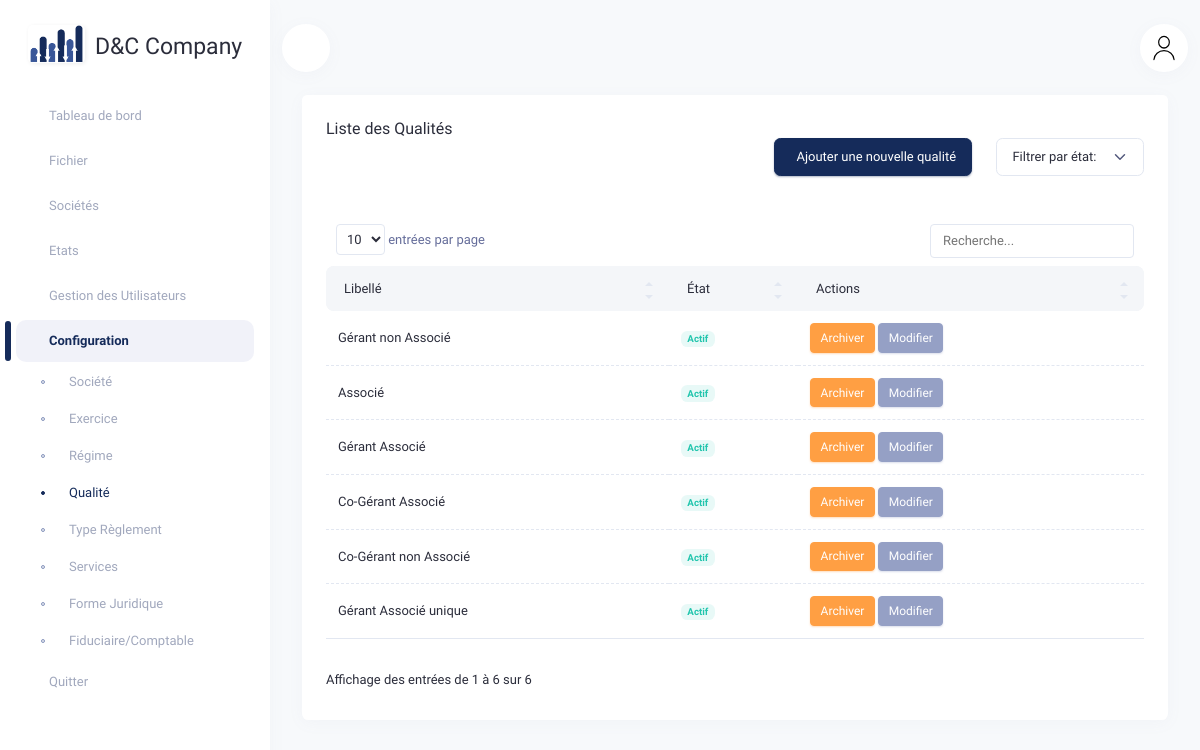
The page /qualites/ (signed in) on the database as committed earlier.
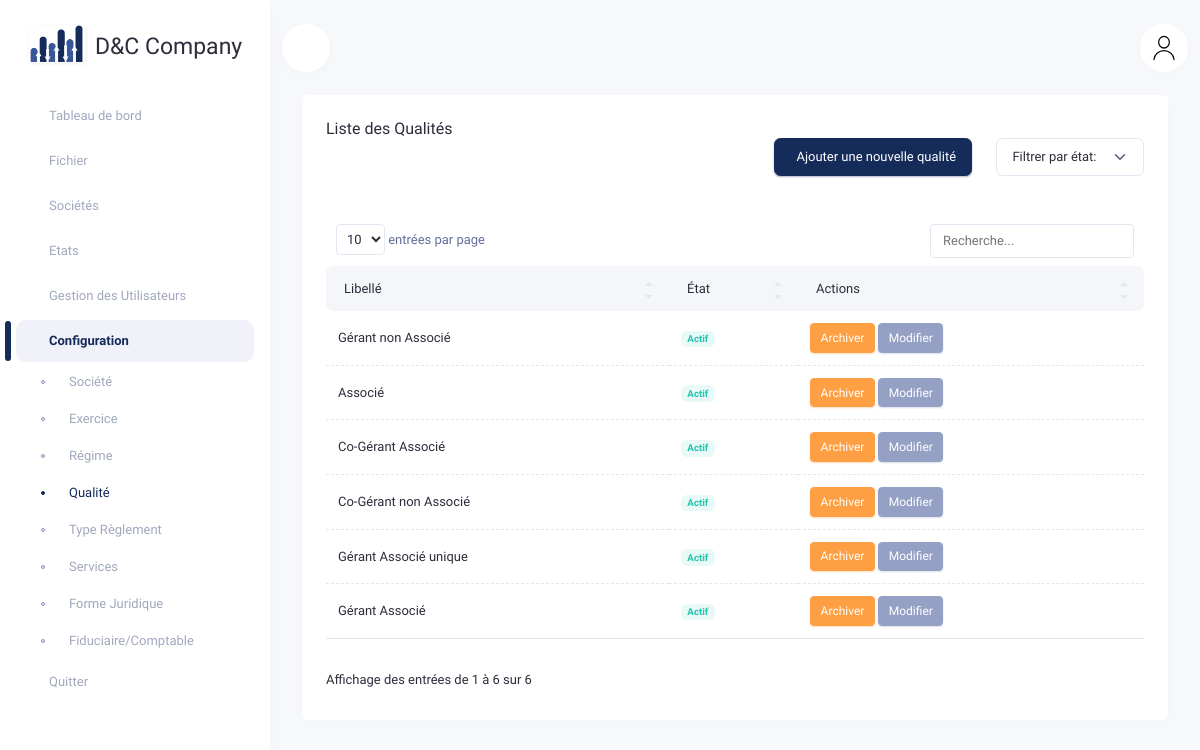
The same page on the database as committed later.
### agendacomptable/models.py (models this page shows, shortened)
class Qualite(models.Model):
    libelle = models.CharField(max_length=25, null=True, verbose_name="Libellé")
    user_create = models.ForeignKey(User, on_delete=models.SET_NULL, null=True, related_name="qualite_createur", verbose_name="Créé par")
    user_edit = models.ForeignKey(User, on_delete=models.SET_NULL, null=True, related_name="qualite_editeur", verbose_name="Modifié par")
    date_create = models.DateTimeField(auto_now_add=True, verbose_name="Date de création")
    date_edit = models.DateTimeField(auto_now=True, verbose_name="Date de modification")
    is_archived = models.BooleanField(default=False, verbose_name="Archivé")  # Champ pour indiquer si l'enregistrement est archivé
    class Meta:
        verbose_name = "Qualité"
        verbose_name_plural = "Qualités"

### agendacomptable/views.py (the view)
# urls.py: path('qualites/', views.qualite_list, name='qualite_list'),
@login_required
def qualite_list(request):
    filter_status = request.GET.get('filter', 'all')
    search_query = request.GET.get('search', '')
    if filter_status == 'archived':
        qualites = Qualite.objects.filter(is_archived=True)
    elif filter_status == 'active':
        qualites = Qualite.objects.filter(is_archived=False)
    else:
        qualites = Qualite.objects.all()
    if search_query:
        qualites = qualites.filter(Q(libelle__icontains=search_query))
    qualites = qualites.order_by('-date_create')
    return render(request, 'accounting/qualite_list.html', {
        'qualites': qualites,
        'filter_status': filter_status,
        'search_query': search_query,
    })

### agendacomptable/templates/accounting/qualite_list.html (shortened to what this page needs)
{% extends 'accounting/base.html' %}
{% load static %}
{% block content %}
<div class="container-xxl">
    <div class="row">
        <div class="col-12">
            <div class="card">
                <div class="card-header">
                    <div class="row align-items-center">
                        <div class="col">
                            <h4 class="card-title">Liste des Qualités</h4>
                        </div>
                        <div class="d-flex align-items-center justify-content-end mb-3">
                            <button type="button" class="btn btn-primary me-3" data-bs-toggle="modal" data-bs-target="#addModal">
                                 Ajouter une nouvelle qualité
                            </button>
                            <div class="text-end">
                                <select id="filter_status" onchange="if (this.value) location = this.value;" class="form-select" style="width: auto;">
                                    <option value="?filter=all" {% if filter_status == 'all' %}selected{% endif %} disabled>Filtrer par état:</option>
                                </select>
                            </div>
                        </div>
                    </div>
                </div>
                <div class="card-body pt-0">
                    <div class="table-responsive">
                        <table class="table mb-0" id="datatable_1">
                            <thead class="table-light">
                                <tr>
                                    <th>Libellé</th>
                                    <th>État</th>
                                    <th>Actions</th>
                                </tr>
                            </thead>
                            <tbody>
                                {% for qualite in qualites %}
                                    <tr {% if qualite.is_archived %}class="table-secondary"{% endif %}>
                                        <td>{{ qualite.libelle }}</td>
                                        <td>
                                            {% if not qualite.is_archived %}
                                                <span class="badge rounded text-success bg-success-subtle">Actif</span>
                                            {% else %}
                                                <span class="badge rounded text-white bg-warning">Inactif</span>
                                            {% endif %}
                                        </td>
                                        <td>
                                            <button class="btn {% if qualite.is_archived %}btn-success{% else %}btn-warning{% endif %} btn-sm" data-bs-toggle="modal" data-bs-target="#archiveModal{{ qualite.pk }}">
                                                {% if qualite.is_archived %}
                                                    <i class="las la-check"></i> Réactiver
                                                {% else %}
                                                     Archiver
                                                {% endif %}
                                            </button>
                                            <button class="btn btn-secondary btn-sm" data-bs-toggle="modal" data-bs-target="#editModal{{ qualite.pk }}">
                                                 Modifier
                                            </button>
                                        </td>
                                    </tr>
                                {% endfor %}
                            </tbody>
                        </table>
                    </div>
                </div>
            </div>
        </div>
    </div>
</div>
{% endblock content %}

Rows that differ between the two databases and show on the page:
changed Qualite "Gérant Associé": moves down the list
